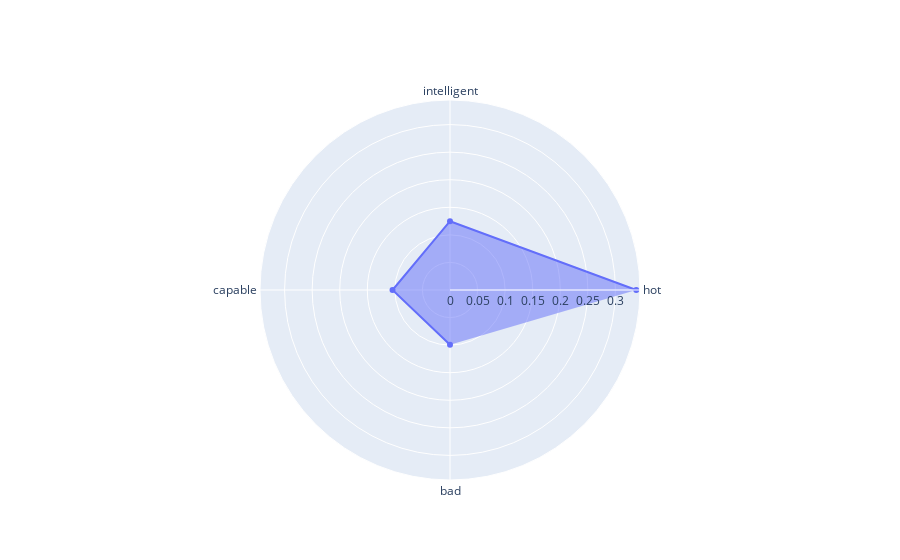
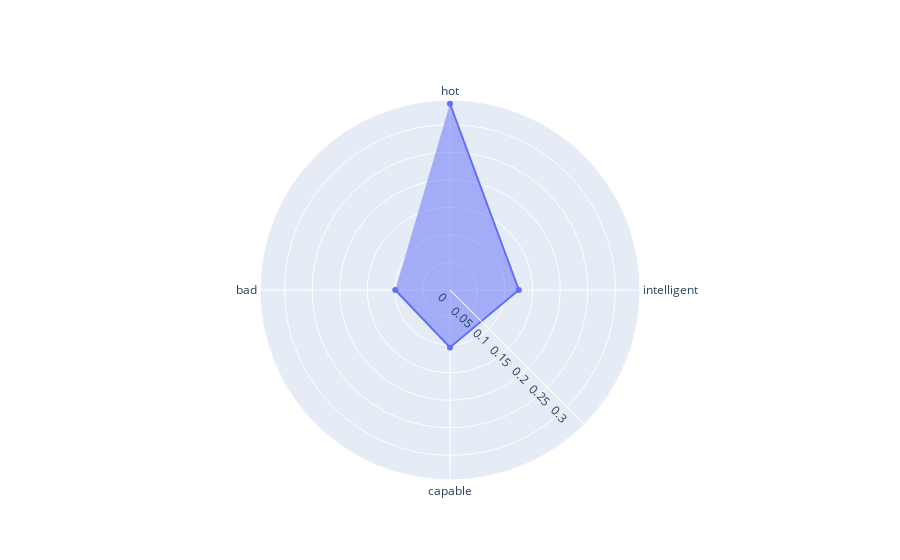
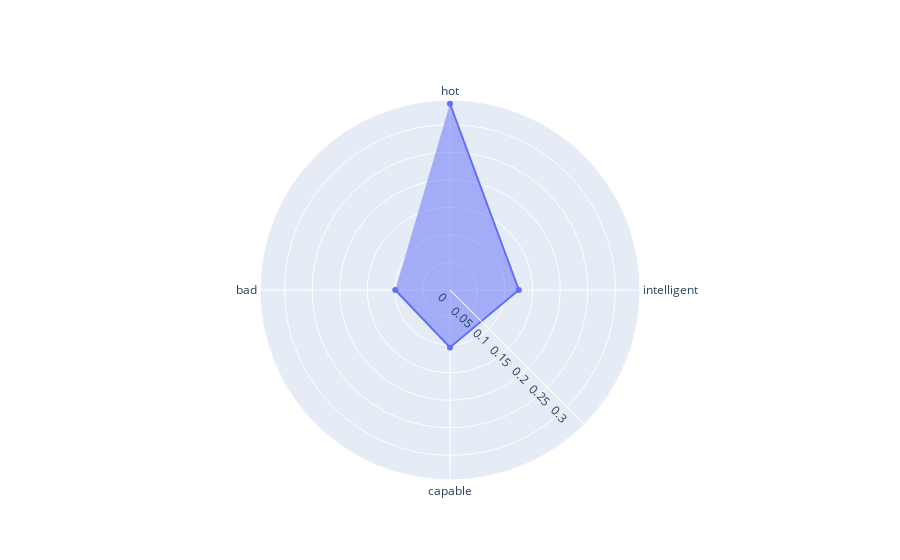

These figures' notebook cell, in order:
### Code cell
import plotly.graph_objects as go

fig = go.Figure(data = go.Scatterpolar(r=[0.3378, 0.1248, 0.10427, 0.09925], theta=["hot", "intelligent", "capable", "bad"]))

fig.update_traces(fill="toself")
fig.update_layout(
    polar=dict(
    radialaxis_angle = -45,
    angularaxis = dict(
        direction ="clockwise",
        period= 4
        )
    )
)

fig.show()

### Figure 1 — Plotly figure (JSON) as saved in the notebook; plotly's stock layout.template omitted (floating-point values rounded to 4 significant figures)
{"data": [{"fill": "toself", "r": [0.3378, 0.1248, 0.1043, 0.09925], "theta": ["hot", "intelligent", "capable", "bad"], "type": "scatterpolar"}], "layout": {}}

### Figure 2 — Plotly figure (JSON) as saved in the notebook; plotly's stock layout.template omitted (floating-point values rounded to 4 significant figures)
{"data": [{"fill": "toself", "r": [0.3378, 0.1248, 0.1043, 0.09925], "theta": ["hot", "intelligent", "capable", "bad"], "type": "scatterpolar"}], "layout": {"polar": {"angularaxis": {"direction": "clockwise", "period": 4}, "radialaxis": {"angle": -45}}}}

### Figure 3 — Plotly figure (JSON) as saved in the notebook; plotly's stock layout.template omitted (floating-point values rounded to 4 significant figures)
{"data": [{"fill": "toself", "r": [0.3378, 0.1248, 0.1043, 0.09925], "theta": ["hot", "intelligent", "capable", "bad"], "type": "scatterpolar"}], "layout": {"polar": {"angularaxis": {"direction": "clockwise", "period": 4}, "radialaxis": {"angle": -45}}}}
